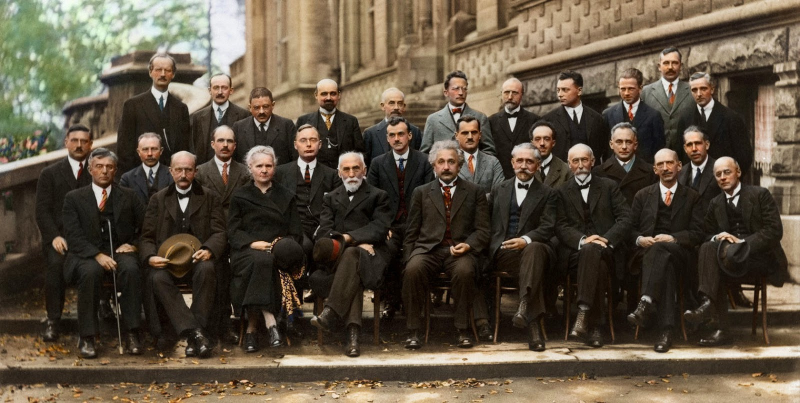
#> input picture HW 3/HW3-9823012/faces.jpg, 1600 x 806 px (shown at 1/2 size)
$ jupyter execute Untitled.ipynb
#> lines starting #> are read from the running program, lines starting #| are printed output that depends on the picture
# Question 1

#

## Face detection - image

[cell 1]
import cv2
import matplotlib.pyplot as plt

[cell 2]
# Reading the image
img = cv2.imread('faces.jpg')
#> img is the input picture: shape (806, 1600, 3); mean B, G, R 64.3, 80.9, 92.9

# Converting image to grayscale
gray_img = cv2.cvtColor(img, cv2.COLOR_BGR2GRAY)
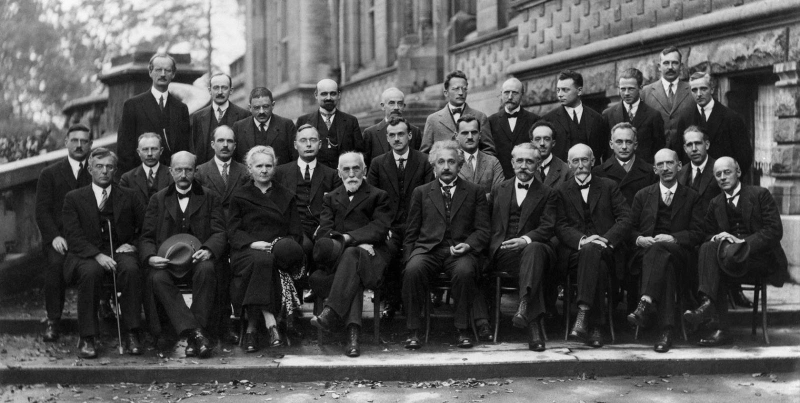
#> gray_img: shape (806, 1600) (shown at 1/2 size); min 0, max 252, mean 82.7

# Loading the required haar-cascade xml classifier file
haar_cascade = cv2.CascadeClassifier(cv2.data.haarcascades + "Haarcascade_frontalface_default.xml")

# Applying the face detection method on the grayscale image
faces_rect = haar_cascade.detectMultiScale(gray_img, 1.1, 8)

# Iterating through rectangles of detected faces
cnt = 0
for (x, y, w, h) in faces_rect:
    cv2.rectangle(img, (x, y), (x+w, y+h), (0, 255, 0), 2)
    cnt += 1

print("Number of detected faces = {cnt}".format(cnt=cnt))

cv2.imshow('Detected faces', img)
cv2.waitKey(0)
